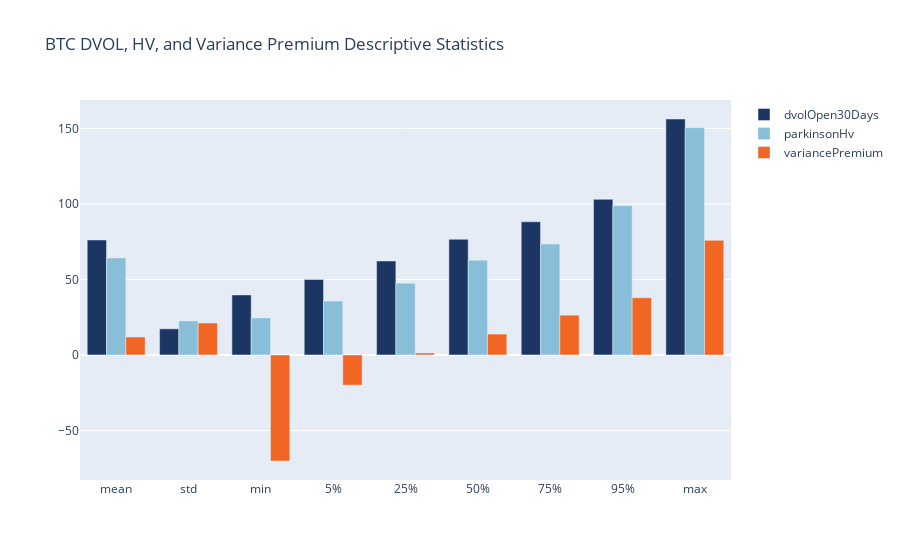

The code cell stored with this chart in its notebook:
### Markdown cell above
### Call the function to plot BTC DVOL, Parkinson Vol, and Variance Premium Statistics

### Code cell
plot_statistics(btc_var_desc, "BTC")

### Figure 1 — Plotly figure (JSON) as saved in the notebook; plotly's stock layout.template omitted (floating-point values rounded to 4 significant figures)
{"data": [{"marker": {"color": "#1c3664"}, "name": "dvolOpen30Days", "type": "bar", "x": ["mean", "std", "min", "5%", "25%", "50%", "75%", "95%", "max"], "y": [76.11, 17.29, 39.75, 49.98, 62.23, 76.57, 88.17, 103.0, 156.2]}, {"marker": {"color": "#89bed8"}, "name": "parkinsonHv", "type": "bar", "x": ["mean", "std", "min", "5%", "25%", "50%", "75%", "95%", "max"], "y": [64.21, 22.54, 24.47, 35.7, 47.53, 62.74, 73.47, 98.8, 150.4]}, {"marker": {"color": "#f16623"}, "name": "variancePremium", "type": "bar", "x": ["mean", "std", "min", "5%", "25%", "50%", "75%", "95%", "max"], "y": [11.9, 21.18, -70.2, -19.98, 1.312, 13.8, 26.36, 37.84, 75.88]}], "layout": {"barmode": "group", "title": {"text": "BTC DVOL, HV, and Variance Premium Descriptive Statistics"}}}
